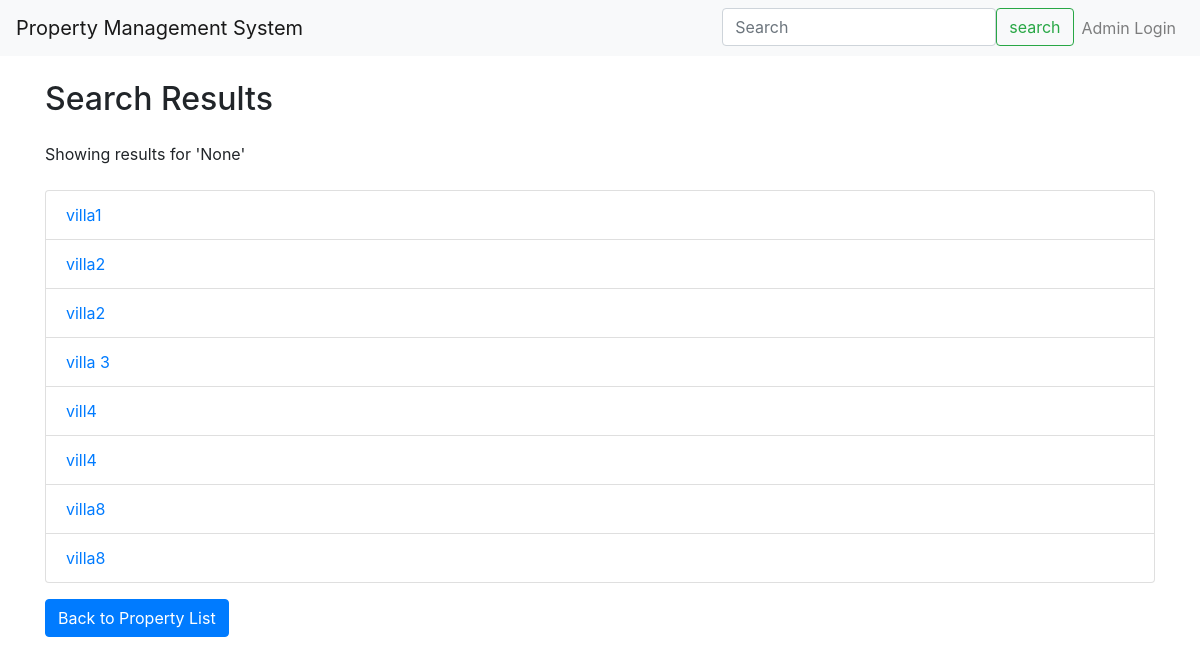
The app's page /search/ with its own data.
### property_management/models.py (models this page shows, shortened)
class Property(models.Model):
    name = models.CharField(max_length=100)
    address = models.TextField()
    location = models.CharField(max_length=100)
    features = models.TextField()

### property_management/views.py (the view)
# urls.py: path('search/', search_properties, name='search_properties'),
def search_properties(request):
    query = request.GET.get('q')
    if query:
        properties = Property.objects.filter(
            Q(name__icontains=query) |
            Q(location__icontains=query) |
            Q(features__icontains=query)
        ).distinct()
    else:
        properties = Property.objects.all()
    return render(request, 'property_search.html', {'properties': properties, 'query': query})

### templates/property_search.html
{% extends 'base.html' %}
{% block content %}
  <div class="container mt-4">
    <h2 class="mb-4">Search Results</h2>
    <p class="mb-4">Showing results for '{{ query }}'</p>
    <ul class="list-group">
      {% for property in properties %}
        <li class="list-group-item">
          <a href="{% url 'property_detail' property.id %}" class="text-decoration-none">
            {{ property.name }}
          </a>
        </li>
      {% endfor %}
    </ul>
    <a href="{% url 'property_list' %}" class="btn btn-primary mt-3">Back to Property List</a>
  </div>
{% endblock %}

### records on screen
Property: name "villa1"
Property: name "villa2"
Property: name "villa2"
Property: name "villa 3"
Property: name "vill4"
Property: name "vill4"
Property: name "villa8"
Property: name "villa8"

### other values on screen
{{ query }} "None"
